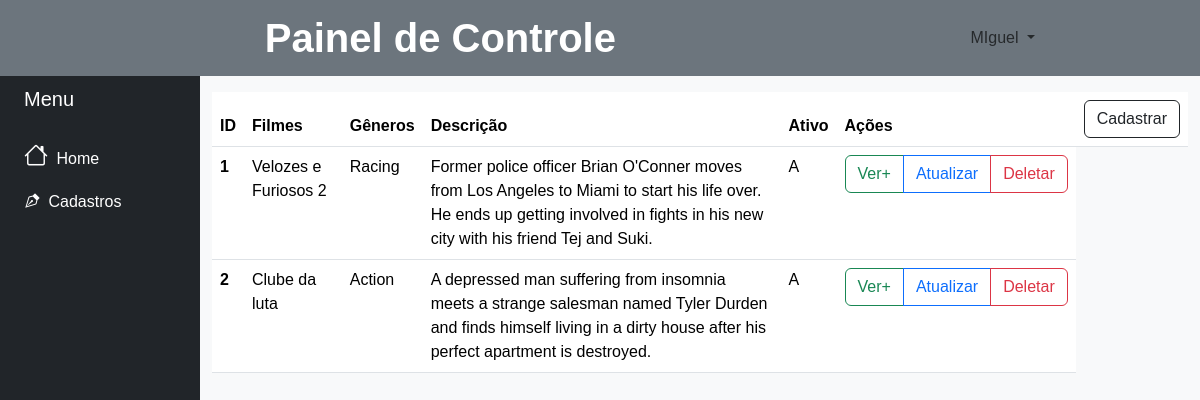
The app's page /adm.php?page=filmes (signed in) with its own data.
### tables this page shows
CREATE TABLE `filme` (
  `idfilme` int(10) unsigned NOT NULL AUTO_INCREMENT,
  `idgenero` int(10) unsigned NOT NULL,
  `filme` varchar(100) NOT NULL,
  `foto` varchar(245) NOT NULL,
  `descricao` varchar(245) NOT NULL,
  `cadastro` datetime DEFAULT current_timestamp(),
  `ativo` char(1) DEFAULT 'A',
  `alteracao` timestamp NOT NULL DEFAULT current_timestamp() ON UPDATE current_timestamp(),
  PRIMARY KEY (`idfilme`,`idgenero`),
  KEY `fk_filme_genero` (`idgenero`),
  CONSTRAINT `fk_filme_genero` FOREIGN KEY (`idgenero`) REFERENCES `genero` (`idgenero`) ON DELETE CASCADE ON UPDATE CASCADE
);

CREATE TABLE `genero` (
  `idgenero` int(10) unsigned NOT NULL AUTO_INCREMENT,
  `genero` varchar(30) NOT NULL,
  `cadastro` datetime DEFAULT current_timestamp(),
  `ativo` char(1) DEFAULT 'A',
  `alteracao` timestamp NOT NULL DEFAULT current_timestamp() ON UPDATE current_timestamp(),
  PRIMARY KEY (`idgenero`)
);

### filmes.php (the view, shortened to what this page needs)
<?php
$conn = conectar();
?>
<table class="table">
  <thead>
    <tr>
      <th scope="col">ID</th>
      <th scope="col">Filmes</th>
      <th scope="col">Gêneros</th>
      <th scope="col">Descrição</th>
      <th scope="col">Ativo</th>
      <th scope="col">Ações</th>
      <th scope="col" class="text-dark"><a href="cad.php" name="impregister" class="btn btn-outline-dark" data-bs-toggle="modal" data-bs-target="#cadastrofilme">Cadastrar</a></th>
    </tr>
  </thead>
  <tbody>
    <?php
    $select = "SELECT f.idfilme , g.genero , f.filme , f.foto , f.descricao , f.ativo FROM filme f INNER JOIN genero g ON f.idgenero = g.idgenero ORDER BY f.idfilme";
    $select = $conn->prepare($select);
    $select->execute();
    foreach ($select as $tabela) {
      $idfilme = $tabela['idfilme'];
      $genero = $tabela['genero'];
      $filme = $tabela['filme'];
      $descricao = $tabela['descricao'];
      $ativo = $tabela['ativo'];
    ?>
      <tr>
        <th scope="row"><?php echo ($idfilme); ?></th>
        <td><?php echo ($filme); ?></td>
        <td><?php echo ($genero); ?></td>
        <td><?php echo ($descricao); ?></td>
        <td><?php echo ($ativo); ?></td>
        <td>
          <div class="btn-group" role="group" aria-label="Basic mixed styles example">
            <button type="button" class="btn btn-outline-success" data-bs-toggle="modal" data-bs-target="#vermaiend<?php echo $idfilme ?>">Ver+</button>
            <button type="button" class="btn btn-outline-primary" data-bs-toggle="modal" data-bs-target="#alteend<?php echo $idfilme ?>">Atualizar</button>
            <button type="button" class="btn btn-outline-danger" data-bs-toggle="modal" data-bs-target="#excluirend<?php echo $idfilme ?>">Deletar</button>
          </div>
        </td>
      </tr>
    <?php
    }
    ?>
  </tbody>
</table>

### css/style.css (style rules this page uses)
body, head { padding: 0%; margin: 0%; color: black; font-family: 'Bebas Neue', sans-serif; font-family: 'League Gothic', sans-serif; }

### adm.php (style rules this page uses)
body { background-color: #1d1a1a; color: white; }
a { text-decoration: none; color: white; }

### records on screen
filme: idfilme "1", filme "Velozes e Furiosos 2", idgenero.genero "Racing", descricao "Former police officer Brian O'Conner moves from Los Angeles to Miami to start his life over. He ends up getting involved in fights in his new city with his friend Tej and Suki.", ativo "A"
filme: idfilme "2", filme "Clube da luta", idgenero.genero "Action", descricao "A depressed man suffering from insomnia meets a strange salesman named Tyler Durden and finds himself living in a dirty house after his perfect apartment is destroyed.", ativo "A"

### other values on screen
$nome "MIguel"
